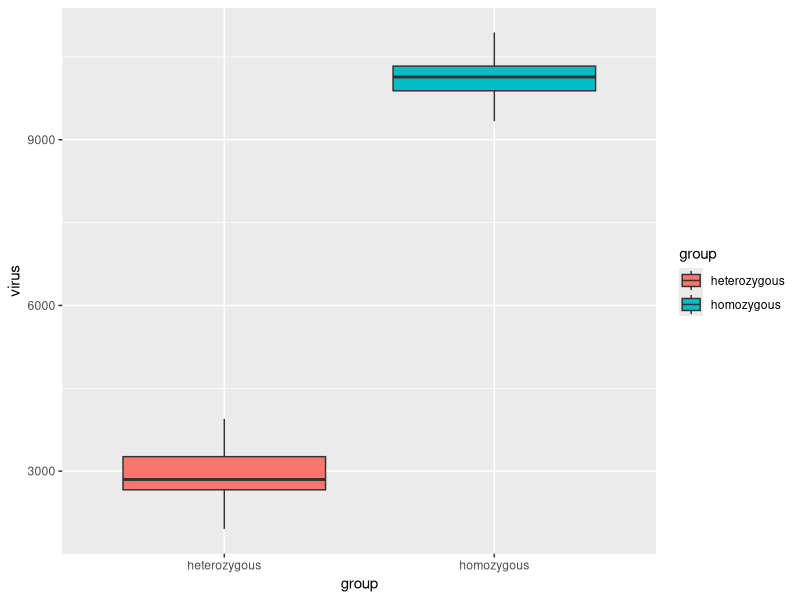
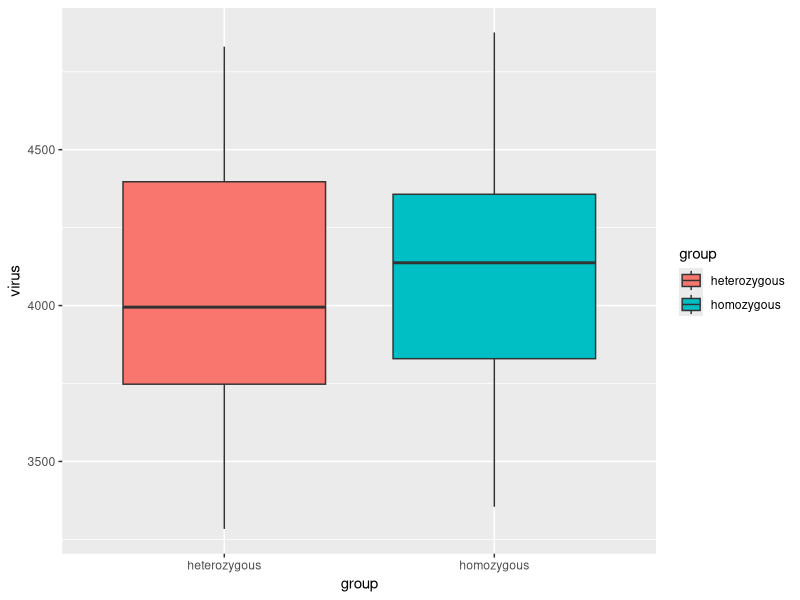
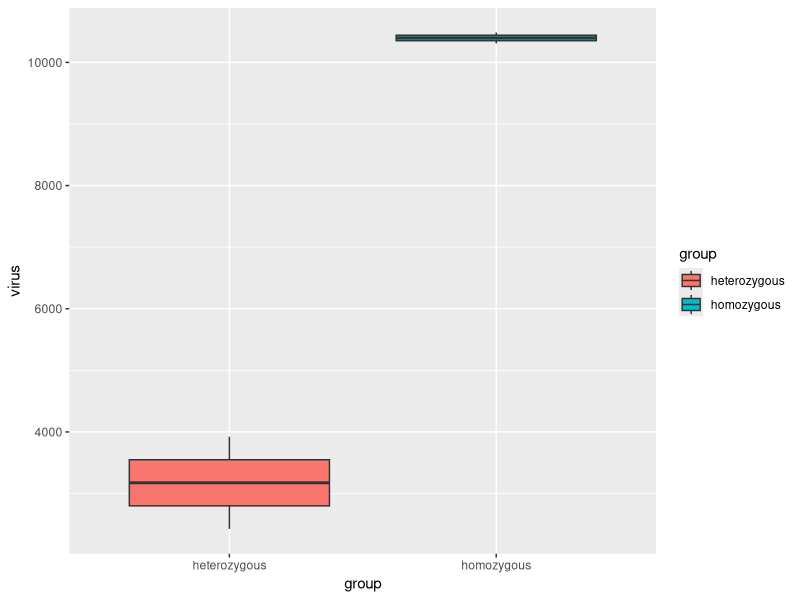

Write the R code that produced these figures, in order.
## ---- chunk 1
# ---------------------------
# homework 8 script
# 31 Mar 21
# MJD
# ---------------------------
# homozygous tadpoles - higher viral load
# heterozygous tadpoles - lower viral load
library(tidyr)
library(ggplot2)

sampleSize <- 1:40

# random normal data for homzygous
homozygous <- rnorm(n=sampleSize, mean = 10000, sd =500)
homozygous 

# random normal data for heterozygous
heterozygous <- rnorm(n=sampleSize, mean = 3000, sd = 500)


df <- data.frame(homozygous, heterozygous)
df

# making a data frame
df2 <- gather(df,group,virus)
df2

# statistical analysis
anova <- aov(virus~group, data=df2)
summary(anova)

p1 <- ggplot(data=df2, mapping=aes(x=group, y=virus, fill=group)) +
               geom_boxplot() 
             p1


## ---- chunk 2

library(tidyr)
library(ggplot2)

sampleSize <- 1:40

# random normal data for homzygous
homozygous <- rnorm(n=sampleSize, mean = 4000, sd =500)
homozygous 

# random normal data for heterozygous
heterozygous <- rnorm(n=sampleSize, mean = 3900, sd = 500)


df <- data.frame(homozygous, heterozygous)
df

# making a data frame
df2 <- gather(df,group,virus)
df2

# statistical analysis
anova <- aov(virus~group, data=df2)
summary(anova)


p1 <- ggplot(data=df2, mapping=aes(x=group, y=virus, fill=group)) +
               geom_boxplot() 
             p1

## ---- chunk 3
library(tidyr)
library(ggplot2)

sampleSize <- 1:2

# random normal data for homzygous
homozygous <- rnorm(n=sampleSize, mean = 10000, sd =500)
homozygous 

# random normal data for heterozygous
heterozygous <- rnorm(n=sampleSize, mean = 3000, sd = 500)


df <- data.frame(homozygous, heterozygous)
df

# making a data frame
df2 <- gather(df,group,virus)
df2

# statistical analysis
anova <- aov(virus~group, data=df2)
summary(anova)


p1 <- ggplot(data=df2, mapping=aes(x=group, y=virus, fill=group)) +
               geom_boxplot() 
             p1

